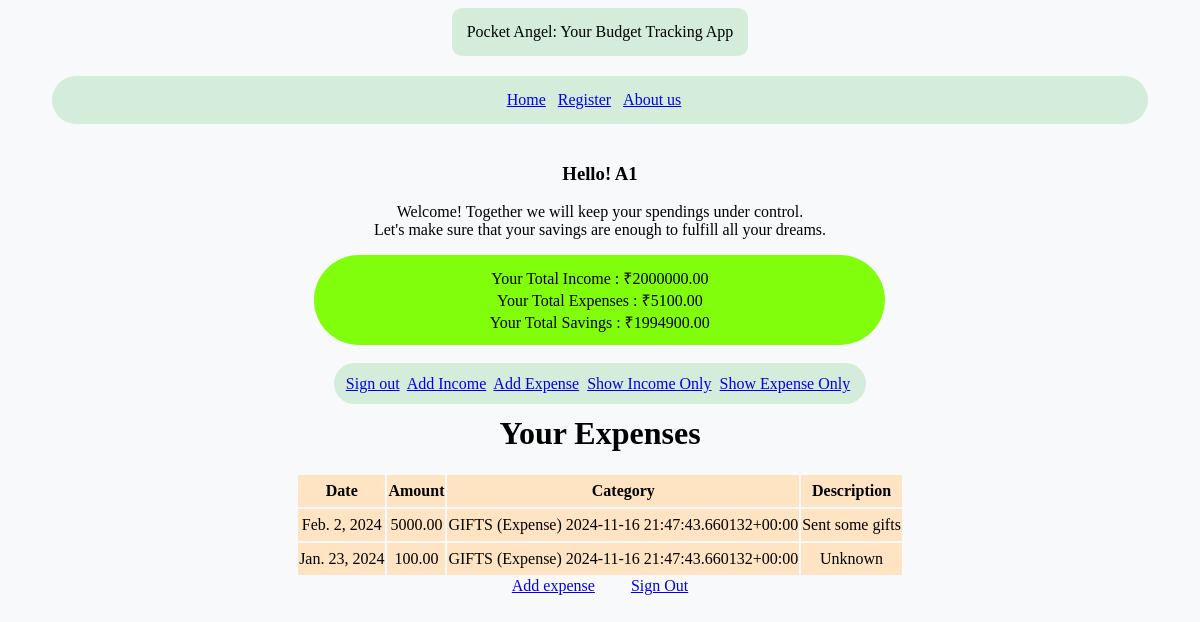
The app's page /expense_list (signed in) with its own data.
### home_app/models.py (models this page shows, shortened)
class User(AbstractBaseUser,PermissionsMixin):
    email = models.EmailField(
    verbose_name="Email Address",
    max_length=255,
    unique=True,
    )
    name = models.CharField(max_length=50)
    phone = models.CharField(max_length=10)
    is_active = models.BooleanField(default=True)
    is_admin = models.BooleanField(default=False)
    objects = UserManager()
    USERNAME_FIELD = "email"
    REQUIRED_FIELDS = ["name","phone"]
    def total_income(self):
        return sum([income.amount for income in self.income.all()]) if self.income.all() else 0
    def total_expense(self):
        return sum([expense.amount for expense in self.expenses.all()]) if self.expenses.all() else 0
    def total_savings(self):
        return self.total_income() - self.total_expense() if self.income.all() and self.expenses.all() else self.total_income()

class Income(models.Model):
    user = models.ForeignKey(User,
    on_delete=models.CASCADE,related_name='income')
    amount = models.DecimalField(max_digits=10, decimal_places=2)
    category = models.ForeignKey(Category, on_delete=models.CASCADE,
    limit_choices_to={'category_type': 'Income'},related_name='income')
    description = models.TextField(blank=True, null=True)
    date = models.DateField()
    created_at = models.DateTimeField(auto_now_add=True)

class Expense(models.Model):
    user = models.ForeignKey(User,
    on_delete=models.CASCADE,related_name='expenses')
    amount = models.DecimalField(max_digits=10, decimal_places=2)
    category = models.ForeignKey(Category, on_delete=models.CASCADE,
    limit_choices_to={'category_type': 'Expense'},related_name='expenses')
    description = models.TextField(blank=True, null=True)
    date = models.DateField()
    is_fixed = models.BooleanField(default=False)
    created_at = models.DateTimeField(auto_now_add=True)

class Category(models.Model):
    INCOME = 'Income'
    EXPENSE = 'Expense'
    CATEGORY_TYPES = [
    (INCOME, 'Income'),
    (EXPENSE, 'Expense'),
    ]
    user = models.ForeignKey(User, on_delete=models.CASCADE, blank=True,
    null=True,related_name='categories')
    name = models.CharField(max_length=50)
    category_type = models.CharField(max_length=10, choices=CATEGORY_TYPES)
    created_at = models.DateTimeField(auto_now_add=True)
    def __str__(self):
        return f"{self.name} ({self.category_type}) {self.created_at}"

### home_app/views.py (the view)
# urls.py: path('expense_list', user_views.expense_list, name='expense_list'),
@login_required(login_url='signin')
def expense_list(request):
    expenses = Expense.objects.filter(user=request.user).order_by('-date')
    return render(request, 'expense_list.html', {'expenses': expenses})

### templates/pages/expense_list.html (shortened to what this page needs)
{% extends 'index.html' %}
{% block expense %}
<div>
    <h1>Your Expenses</h1>
    <div class="'content">
    <table class="table">
        <tr>
            <th>Date</th>
            <th>Amount</th>
            <th>Category</th>
            <th>Description</th>
        </tr>
        {% for exp in expenses %}
        <tr>
            <td>{{ exp.date }}</td>
            <td>{{ exp.amount }}</td>
            <td>{{exp.category}}</td>
            <td>{{exp.description}}</td>
        </tr>
        {% empty %}
        <tr>
            <td colspan="3">No expense recorded.</td>
        </tr>
        {% endfor %}
    </table>
    <a href="{% url 'add_expense' %}">Add expense</a>&nbsp;&nbsp;&nbsp;&nbsp;  &nbsp;&nbsp;&nbsp;
    <a href="{% url 'signout' %}">Sign Out</a>
</div>
</div>
{% endblock %}

### templates/index.html (shortened to what this page needs)
{% extends 'base.html' %}
{% block welcome %}
{% if user.is_authenticated %}
<h3>Hello! {{user.name}}</h3>
<p> Welcome! Together we will keep your spendings under control.<br>
    Let's make sure that your savings are enough to fulfill all your dreams.
</p>
<p class="summary">
  Your Total Income : ₹{{user.total_income}}
  <br>
  Your Total Expenses : ₹{{user.total_expense}}
  <br>
  Your Total Savings : ₹{{user.total_savings}}<br>
</p>
<span class="index-nav">
    <a href="{% url 'signout' %}">Sign out</a>&nbsp;
    <a class="nav-link"  href="{% url 'add_income' %}">Add Income</a>&nbsp;
    <a class="nav-link"  href="{% url 'add_expense' %}">Add Expense</a>&nbsp;
    <a class="nav-link"  href="{% url 'income_list' %}">Show Income Only</a>&nbsp;
    <a class="nav-link"  href="{% url 'expense_list' %}">Show Expense Only</a>&nbsp;
</span>
{% else %}
<p>Hey!It seems you have not signed in. Please signin or if you are a new user then register. </p>
  <a href="{% url 'signin' %}">Signin</a>
  &nbsp;&nbsp;
  <a href="{% url 'register' %}">Register</a>
  {% endif %}
<div>
{% block expense %}
{% endblock %}
    </div>
{% endblock %}

### templates/index.html (style rules this page uses)
body { display: flex; flex-direction: column; align-items: center ; justify-content: baseline; background-color: #f8f9fa; text-align: center; }
.index-nav { background-color: #d4edda; border-color: #c3e6cb; padding: 1vw; width:90%; border-radius: 30px; margin-bottom: 20px; position: relative; z-index: 1; }
.summary { background-color: #81fe0c; border-color: #c3e6cb; padding: 1vw; width:90%; left:3%; border-radius: 50px; margin-bottom: 30px; position: relative; z-index: 1; }

### templates/pages/expense_list.html (style rules this page uses)
table { width: 100%; }

### records on screen
User: name "A1", total_income "2000000.00", total_expense "5100.00", total_savings "1994900.00"
Expense: date "Feb. 2, 2024", amount "5000.00", category "GIFTS (Expense) 2024-11-16 21:47:43.660132+00:00", description "Sent some gifts"
Expense: date "Jan. 23, 2024", amount "100.00", category "GIFTS (Expense) 2024-11-16 21:47:43.660132+00:00", description "Unknown"
